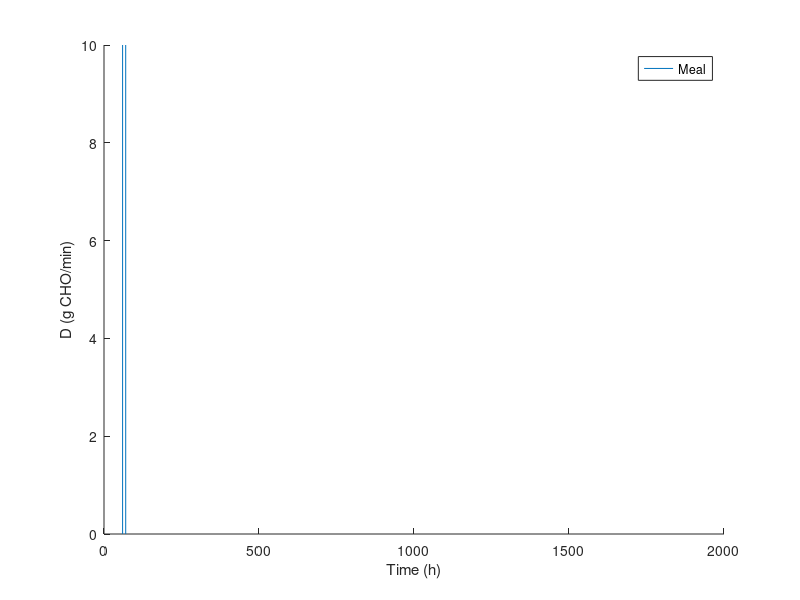
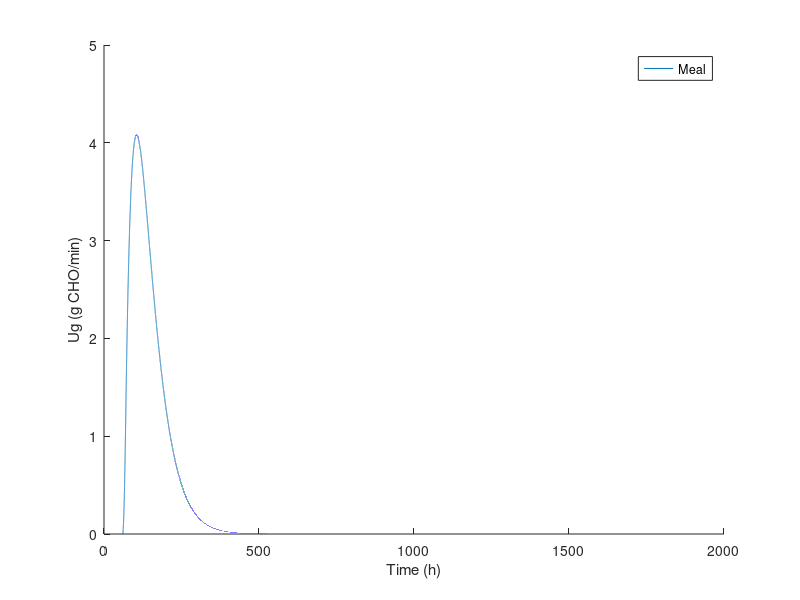

Write the MATLAB code that produced these figures, in order.
clc
clear
close all
a=0;
b=1500;
step = 0.01;
t=a:step:b; 
%parameter for Meals
tau_d = 40;
Ag = 0.8;
Dm1(1) = 0;
Dm2(1) = 0;
%Molecular weight of glouse
Mwg = 180;
for j = 1 : length(t)
    %equal  d_cho(j)=10*heaviside(t(j)-1)-10*heaviside(t(j)-1.2);
    if t(j)>=60 && t(j)<=70
        d_cho(j)=10;
    else
		d_cho(j)=0;
    end
    D_meal(j) = 1000*d_cho(j)/Mwg;
    
	k11 = Ag*D_meal(j)-Dm1(j)/tau_d;
    k21 = Dm1(j)/tau_d-Dm2(j)/tau_d;
    
    k12 = Ag*D_meal(j)-(Dm1(j)+step/2*k11)/tau_d;
    k22 = (Dm1(j)+step/2*k11)/tau_d-(Dm2(j)+step/2*k21)/tau_d;
    
    k13= Ag*D_meal(j)-(Dm1(j)+step/2*k12)/tau_d;
    k23= (Dm1(j)+step/2*k12)/tau_d-(Dm2(j)+step/2*k22)/tau_d;
    
    k14= Ag*D_meal(j)-(Dm1(j)+step*k13)/tau_d;
    k24= (Dm1(j)+step*k13)/tau_d-(Dm2(j)+step*k23)/tau_d;
    
	Dm1(j+1) = Dm1(j)+step*(k11+2*k12+2*k13+k14)/6;
	Dm2(j+1) = Dm2(j)+step*(k21+2*k22+2*k23+k24)/6;
    
	Ug(j) = Dm2(j)/tau_d;
end

figure(1)
hold on;
xlabel('Time (h)'); 
ylabel('D (g CHO/min)');
plot(t,d_cho(1:length(t)));
hold off;
legend('Meal', 'Meal2'); 

figure(2)
hold on;
xlabel('Time (h)'); 
ylabel('Ug (g CHO/min)');
plot(t,Ug(1:length(t)));
hold off;
legend('Meal', 'Meal2'); 

